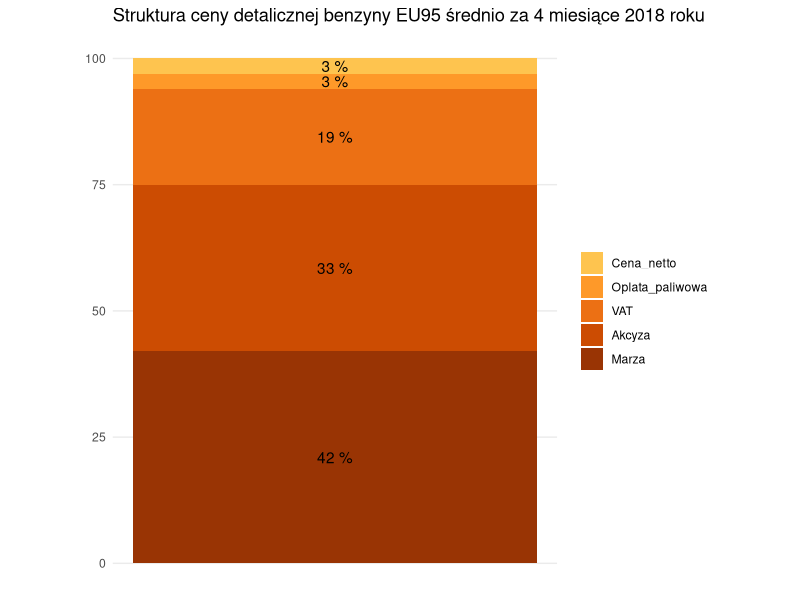

Generate this figure with R:
## ---- chunk 1
library(ggplot2)
library(dplyr)
data <- data.frame("Rodzaj" = c("Cena Netto", "Akcyza", "VAT", "Opłata Paliwowa", "Marża"), "Ilosc" = c(0.42, 0.33, 0.19, 0.03, 0.03))
data$Rodzaj <- factor(data$Rodzaj, levels = c("Cena Netto", "Akcyza", "VAT", "Opłata Paliwowa", "Marża"))
## ---- chunk 2
data <- data.frame("Percentage" = c(42, 33, 3, 3, 19),
                   "Name" = c("Marza", "Akcyza", "Cena_netto", "Oplata_paliwowa", "VAT"))
data <- arrange(data, Percentage) %>%
  mutate(Name = factor(Name, levels = Name, ordered = TRUE)) %>%
  arrange(desc(Percentage)) %>%
  mutate(LabsPos = cumsum(Percentage) - Percentage / 2)
theme_set(theme_bw())

ggplot(data, aes(x = 1, y = Percentage, fill = Name, label = paste0(Percentage, " %"))) +
  geom_col() +
  scale_fill_manual(values = c("#fec44f",
                               "#fe9929",
                               "#ec7014",
                               "#cc4c02",
                               "#993404")) +
  geom_text(aes(y = LabsPos)) +
  theme(aspect.ratio = 5/4,
        panel.background = element_blank(),
        panel.grid.major.x = element_blank(),
        panel.grid.minor.x = element_blank(),
        panel.grid.minor.y = element_blank(),
        axis.ticks = element_blank(),
        axis.text.x = element_blank(),
        panel.border = element_blank(),
        axis.title = element_blank(),
        legend.title = element_blank()) +
  labs(title = "Struktura ceny detalicznej benzyny EU95 średnio za 4 miesiące 2018 roku")
